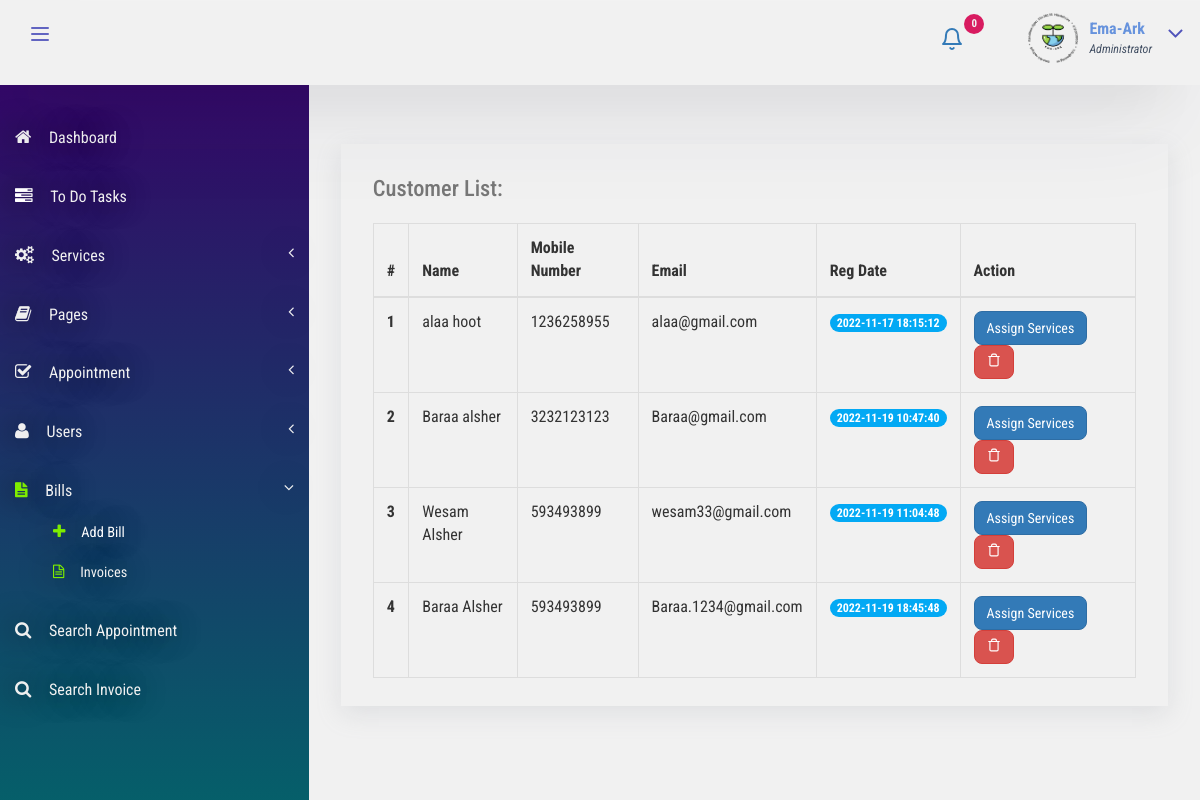
The app's page /admin/customer-list.php (signed in) with its own data.
### tables this page shows
CREATE TABLE `tbluser` (
  `ID` int(10) NOT NULL,
  `FirstName` varchar(120) DEFAULT NULL,
  `LastName` varchar(250) DEFAULT NULL,
  `MobileNumber` bigint(10) DEFAULT NULL,
  `Email` varchar(120) DEFAULT NULL,
  `Password` varchar(120) DEFAULT NULL,
  `message` text NOT NULL,
  `RegDate` timestamp NULL DEFAULT current_timestamp(),
  `IsRead` int(5) DEFAULT NULL,
  `filename` varchar(255) NOT NULL
);

### admin/customer-list.php (the view, shortened to what this page needs)
<?php
include 'includes/dbconnection.php';
if (strlen($_SESSION['bpmsaid'] == 0)) {
    header('location:logout.php');
} else {
?>
    <!DOCTYPE HTML>
    <html>
    <head>
        <link href="css/bootstrap.css" rel='stylesheet' type='text/css' />
        <link href="css/style.css" rel='stylesheet' type='text/css' />
        <link href="css/font-awesome.css" rel="stylesheet">
        <link href="css/animate.css" rel="stylesheet" type="text/css" media="all">
        <link href="css/custom.css" rel="stylesheet">
    </head>
    <body class="cbp-spmenu-push">
        <div class="main-content">
            <?php include_once 'includes/sidebar.php'; ?>
            <?php include_once 'includes/header.php'; ?>
            <div id="page-wrapper">
                <div class="main-page">
                    <div class="tables">
                        <div class="table-responsive bs-example widget-shadow">
                            <h4>Customer List:</h4>
                            <table class="table table-bordered">
                                <thead>
                                    <tr>
                                        <th>#</th>
                                        <th>Name</th>
                                        <th>Mobile Number</th>
                                        <th>Email</th>
                                        <th>Reg Date</th>
                                        <th>Action</th>
                                    </tr>
                                </thead>
                                <tbody>
                                    <?php
                                    $ret = mysqli_query($con, "select *from  tbluser where IsRead='1'");
                                    $cnt = 1;
                                    while ($row = mysqli_fetch_array($ret)) {
                                    ?>
                                        <tr>
                                            <th scope="row"><?php echo $cnt; ?></th>
                                            <td><?php echo $row['FirstName']; ?> <?php echo $row['LastName']; ?></td>
                                            <td><?php echo $row['MobileNumber']; ?></td>
                                            <td><?php echo $row['Email']; ?></td>
                                            <td>
                                                <span class="badge badge-primary"><?php echo $row['RegDate']; ?></span>
                                            </td>
                                            <td> <a href="add-customer-services.php?addid=<?php echo $row['ID']; ?>" class="btn btn-primary">Assign Services</a>
                                                <a href="customer-list.php?delid=<?php echo $row['ID']; ?>" class="btn btn-danger" onClick="return confirm('Are you sure you want to delete?')"> <svg xmlns="http://www.w3.org/2000/svg" width="14" height="14" viewBox="0 0 24 24" fill="none" stroke="currentColor" stroke-width="2" stroke-linecap="round" stroke-linejoin="round">
                                                        <path d="M3 6h18"></path>
                                                        <path d="M19 6v14c0 1-1 2-2 2H7c-1 0-2-1-2-2V6"></path>
                                                        <path d="M8 6V4c0-1 1-2 2-2h4c1 0 2 1 2 2v2"></path>
                                                    </svg></a>
                                            </td>
                                        </tr> <?php
                                                $cnt = $cnt + 1;
                                            } ?>
                                </tbody>
                            </table>
                        </div>
                    </div>
                </div>
            </div>
        </div>
    </body>
    </html>
<?php } ?>

### admin/includes/header.php (shortened to what this page needs)
<div class="sticky-header header-section ">
    <div class="header-left">
        <button id="showLeftPush"><svg xmlns="http://www.w3.org/2000/svg" width="24" height="24" viewBox="0 0 24 24" fill="none" stroke="currentColor" stroke-width="2" stroke-linecap="round" stroke-linejoin="round">
                <line x1="4" y1="12" x2="20" y2="12"></line>
                <line x1="4" y1="6" x2="20" y2="6"></line>
                <line x1="4" y1="18" x2="20" y2="18"></line>
            </svg></button>
        <div class="clearfix"> </div>
    </div>
    <div class="header-right">
        <div class="profile_details_left">
            <ul class="nofitications-dropdown">
                <?php
                $ret1 = mysqli_query($con, "select tbluser.FirstName,tbluser.LastName,tblbook.ID as bid,tblbook.AptNumber from tblbook join tbluser on tbluser.ID=tblbook.UserID where tblbook.Status is null");
                $num = mysqli_num_rows($ret1);
                ?>
                <li class="dropdown head-dpdn">
                    <a href="#" class="dropdown-toggle" data-toggle="dropdown" aria-expanded="false">
                        <svg xmlns="http://www.w3.org/2000/svg" width="24" height="24" viewBox="0 0 24 24" fill="none" stroke="currentColor" stroke-width="2" stroke-linecap="round" stroke-linejoin="round">
                            <path d="M18 8A6 6 0 0 0 6 8c0 7-3 9-3 9h18s-3-2-3-9"></path>
                            <path d="M13.73 21a2 2 0 0 1-3.46 0"></path>
                        </svg>
                        <span class="badge blue"><?php echo $num; ?></span></a>
                </li>
            </ul>
            <div class="clearfix"> </div>
        </div>
        <div class="profile_details">
            <?php
            $adid = $_SESSION['bpmsaid'];
            $ret = mysqli_query($con, "select AdminName from tbladmin where ID='$adid'");
            $row = mysqli_fetch_array($ret);
            $name = $row['AdminName'];
            ?>
            <ul>
                <li class="dropdown profile_details_drop">
                    <a href="#" class="dropdown-toggle" data-toggle="dropdown" aria-expanded="false">
                        <div class="profile_img">
                            <span class="prfil-img"><img src="./images/logo2-removebg-preview.png" alt="" width="50" height="50"> </span>
                            <div class="user-name">
                                <p><?php echo $name; ?></p>
                                <span>Administrator</span>
                            </div>
                            <i class="fa fa-angle-down lnr"></i>
                            <div class="clearfix"></div>
                        </div>
                    </a>
                </li>
            </ul>
        </div>
    </div>
    <div class="clearfix"> </div>
</div>

### admin/css/style.css (style rules this page uses)
h4, h5, h6, h1, h2, h3 { margin: 0; }
ul, ol { margin: 0; }
p { margin: 0; }
html, body { font-family: "Roboto Condensed", sans-serif;font-size: 100%;overflow-x: hidden;background: #f1f1f1; }
body a { transition: 0.5s all ease;-webkit-transition: 0.5s all ease;-moz-transition: 0.5s all ease;-o-transition: 0.5s all ease;-ms-transition: 0.5s all ease;text-decoration: none; }
h1, h2, h3, h4, h5, h6 { margin: 0; }
ul, label { margin: 0;padding: 0; }
.main-content { position: relative; }
.sticky-header { position: fixed;top: 0;left: 0px;width: 100%;z-index: 100; }
.header-section { background: #f1f1f1;box-shadow: rgba(255, 255, 255, 0.1) 0px 1px 1px 0px inset, rgba(50, 50, 93, 0.099) 0px 50px 100px -20px, rgba(0, 0, 0, 0.159) 0px 30px 60px -30px; }
.header-section::after { clear: both;display: block;content: ""; }
.header-left { float: left;width: 45%; }
.header-right { float: right; }
button#showLeftPush { font-size: 1.5em;width: 80px;padding: 0.87em 0;text-align: center;cursor: pointer;float: left;color: #6f6f6f;-moz-transition: all 0.2s ease-out 0s;-webkit-transition: all 0.2s ease-out 0s;transition: all 0.2s ease-out 0s;border: none;background-color: #f1f1f1;outline: none; }
.cbp-spmenu-push { overflow-x: hidden;position: relative; }
.cbp-spmenu, .cbp-spmenu-push { -webkit-transition: all 0.3s ease;-moz-transition: all 0.3s ease;transition: all 0.3s ease; }
.cbp-spmenu-push div#page-wrapper { margin: 0 0 0 19.3em;transition: 0.5s all;-webkit-transition: 0.5s all;-moz-transition: 0.5s all; }
.fa { display: inline-block;font-family: FontAwesome;font-style: normal;font-weight: normal;line-height: 1;-webkit-font-smoothing: antialiased;-moz-osx-font-smoothing: grayscale; }
.profile_details_left { float: left; }
li.dropdown.head-dpdn { display: inline-block;padding: 1.7em 0;float: left; }
li.dropdown.head-dpdn a.dropdown-toggle { padding: 1.7em 2em; }
.header-right span.badge { font-size: 11px;font-weight: bold;color: #f1f1f1;background: #8bc34a;line-height: 15px;width: 20px;height: 20px;border-radius: 2em;-webkit-border-radius: 2em;-moz-border-radius: 2em;-o-border-radius: 2em;text-align: center;display: inline-block;position: absolute;top: 16%;padding: 2px 0 0; }
.header-right span.blue { background-color: #d81b60; }
.profile_details { float: right; }
.profile_details_drop a.dropdown-toggle { display: block;padding: 0.8em 3em 0 2em; }
.profile_img span.prfil-img { float: left; }
.user-name { float: left;margin-top: 8px;margin-left: 11px;height: 35px; }
.profile_details ul li { list-style-type: none;position: relative; }
.profile_details li a i.fa.lnr { position: absolute;top: 34%;right: 8%;color: #4f52ba;font-size: 1.6em; }
.user-name p { font-size: 1em;color: #6793dd;line-height: 1em;font-weight: 700; }
.user-name span { font-size: 0.75em;font-style: italic;color: #424f63;font-weight: normal;margin-top: 0.3em; }
.widget-shadow { background-color: #f1f1f1;box-shadow: rgba(149, 157, 165, 0.2) 0px 8px 24px; }
.badge-primary { background-color: #03a9f4; }
.table > thead > tr > th, .table > tbody > tr > th, .table > tfoot > tr > th, .table > thead > tr > td, .table > tbody > tr > td, .table > tfoot > tr > td { border-top: none; }
.tables h4 { font-size: 1.4em;margin-bottom: 1em;color: #777777; }
.tables .panel-body, .tables .bs-example { padding: 2em 2em 0.5em; }
.tables .table > thead > tr > th, .tables .table > tbody > tr > th, .tables .table > tfoot > tr > th, .tables .table > thead > tr > td, .tables .table > tbody > tr > td, .tables .table > tfoot > tr > td { padding: 13px;border-top: 1px solid #e0e0e0; }
.bs-example { margin-top: 2em; }

### admin/css/custom.css (style rules this page uses)
#page-wrapper { padding : 7em 2em 2.5em;background-color: linear-gradient(to bottom, hsl(236, 50%, 98%), hsl(236, 50%, 94%)); }

### records on screen
tbluser: FirstName "alaa", LastName "hoot", MobileNumber "1236258955", Email "alaa@gmail.com", RegDate "2022-11-17 18:15:12"
tbluser: FirstName "Baraa", LastName "alsher", MobileNumber "3232123123", Email "Baraa@gmail.com", RegDate "2022-11-19 10:47:40"
tbluser: FirstName "Wesam", LastName "Alsher", MobileNumber "593493899", Email "wesam33@gmail.com", RegDate "2022-11-19 11:04:48"
tbluser: FirstName "Baraa", LastName "Alsher", MobileNumber "593493899", Email "Baraa.1234@gmail.com", RegDate "2022-11-19 18:45:48"

### other values on screen
$num "0"
$name "Ema-Ark"
